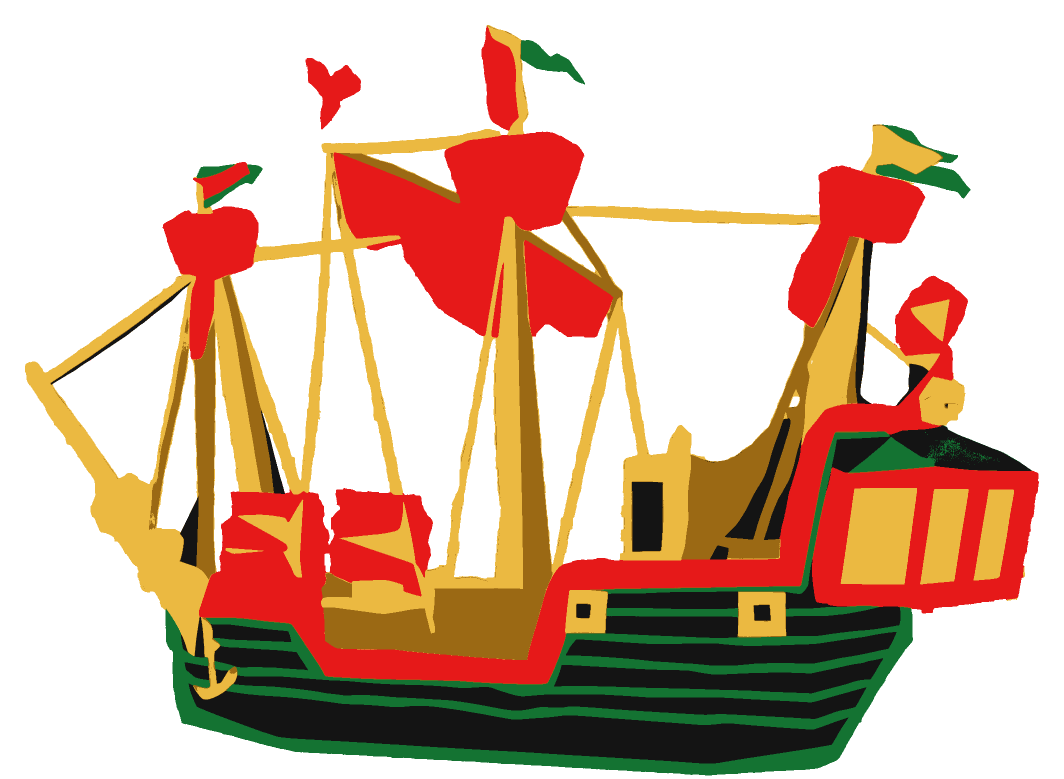
#> input picture assets/Pirateshipsimple.png, 2128 x 1557 px, found by its file name (shown at 1/2 size)
$ python generate_pirate_svg.py
#> lines starting #> are read from the running program, lines starting #| are printed output that depends on the picture; after the words box and inside, x2 and y2 are one past the last pixel; in counts of white or black regions, pixels touching at a corner belong together
import cv2
import numpy as np
from PIL import Image

im = Image.open('assets/Pirateshipsimple.png')
#> im is the input picture: PIL image 2128x1557 RGBA; mean R, G, B, A 67.8, 36, 15.6, 108.8
arr = np.array(im)
alpha = arr[:, :, 3]
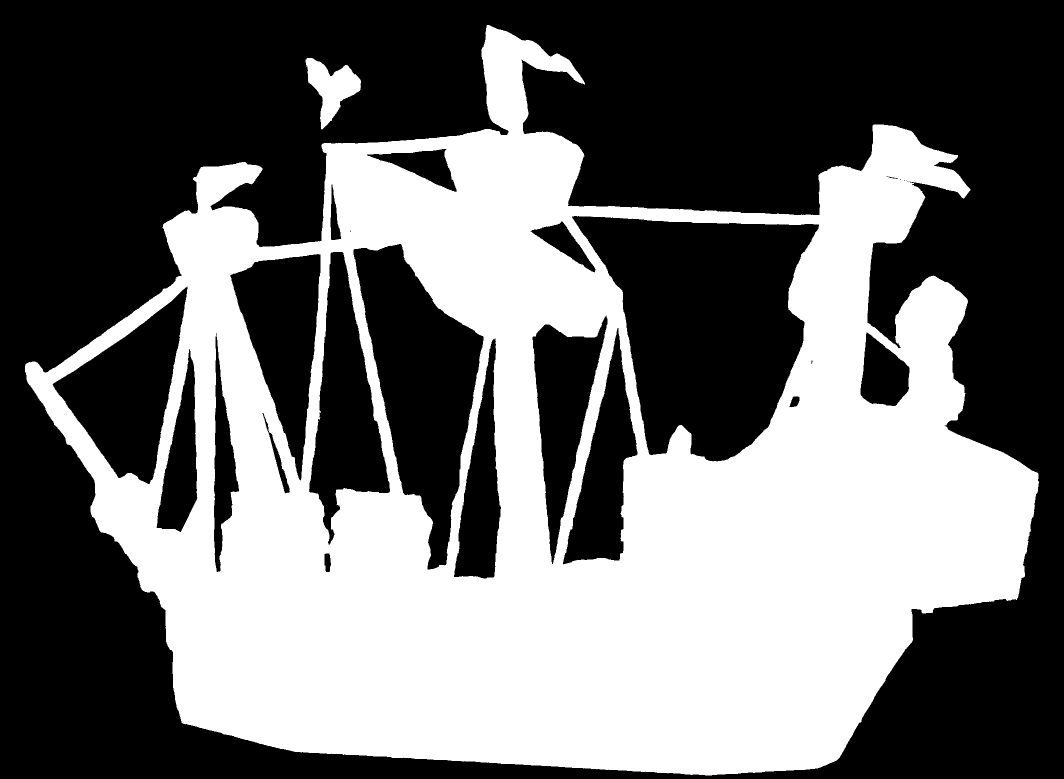
#> alpha: shape (1557, 2128) (shown at 1/2 size); 42.7% white; 2 white regions, box (x1, y1, x2, y2) and area: (50, 50, 2078, 1551) 1406818, (611, 116, 722, 259) 7445
rgb = arr[:, :, :3]
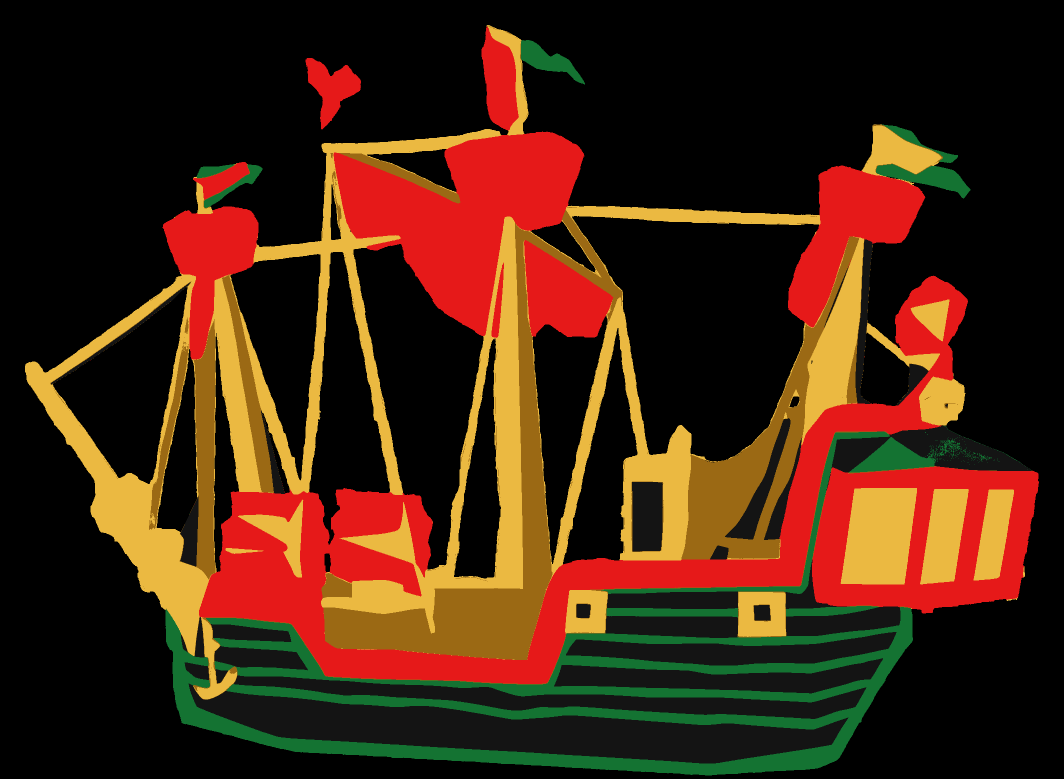
#> rgb: shape (1557, 2128, 3) (shown at 1/2 size); mean R, G, B 67.8, 36, 15.6
h, w = alpha.shape
#> h = 1557; w = 2128

# 5 colors
colors = {
    'red': {'rgb': [230, 25, 25], 'hex': '#e61919', 'label': 'Red Sails & Flag'},
    'gold': {'rgb': [235, 185, 65], 'hex': '#ebb941', 'label': 'Bright Gold Masts & Trim'},
    'dark_gold': {'rgb': [155, 105, 20], 'hex': '#9b6914', 'label': 'Bronze Decks & Rigging'},
    'green': {'rgb': [20, 115, 50], 'hex': '#147332', 'label': 'Ocean Waves'},
    'black': {'rgb': [20, 20, 20], 'hex': '#141414', 'label': 'Hull & Chassis'}
}

# Scale coordinates to 800x600 viewBox
scale = min(740.0 / w, 540.0 / h)
#> scale = 0.347
off_x = (800.0 - w * scale) / 2.0
#> off_x = 30.98
off_y = (600.0 - h * scale) / 2.0
#> off_y = 30

svg_parts = [
    '<svg xmlns="http://www.w3.org/2000/svg" viewBox="0 0 800 600" width="100%" height="100%">',
    '  <!-- Main Street Electrical Parade - Float 05: Pirate Ship -->',
    '  <!-- Designed for 5-Color Layered Cricut Heat Transfer Vinyl (HTV) Cutting -->',
    '  <defs>',
    '    <style>',
    '      .stroke-dark { stroke: #111111; stroke-width: 1.5; stroke-linejoin: round; stroke-linecap: round; }',
    '    </style>',
    '  </defs>'
]

for c_key, c_val in colors.items():
    mask = (alpha > 0) & (rgb[:,:,0] == c_val['rgb'][0]) & (rgb[:,:,1] == c_val['rgb'][1]) & (rgb[:,:,2] == c_val['rgb'][2])
    mask_uint = (mask.astype(np.uint8)) * 255
    contours, hierarchy = cv2.findContours(mask_uint, cv2.RETR_TREE, cv2.CHAIN_APPROX_TC89_KCOS)

    path_d_list = []
    for cnt in contours:
        if cv2.contourArea(cnt) < 25: continue
        pts = cnt.reshape(-1, 2)
        d_str = f"M {(pts[0][0]*scale + off_x):.1f} {(pts[0][1]*scale + off_y):.1f}"
        for p in pts[1:]:
            d_str += f" L {(p[0]*scale + off_x):.1f} {(p[1]*scale + off_y):.1f}"
        d_str += " Z"
        path_d_list.append(d_str)

    svg_parts.append(f'  <!-- LAYER: {c_val["label"]} -->')
    svg_parts.append(f'  <g id="Layer_{c_key}" fill="{c_val["hex"]}">')
    for p_d in path_d_list:
        svg_parts.append(f'    <path class="stroke-dark" d="{p_d}" />')
    svg_parts.append('  </g>')
#> this loop made 5 passes
#> pass 1, `mask = (alpha > 0) & (rgb[:,:,0] == c_val['rgb'][0]) & (rgb[:,:,1] == ..`:
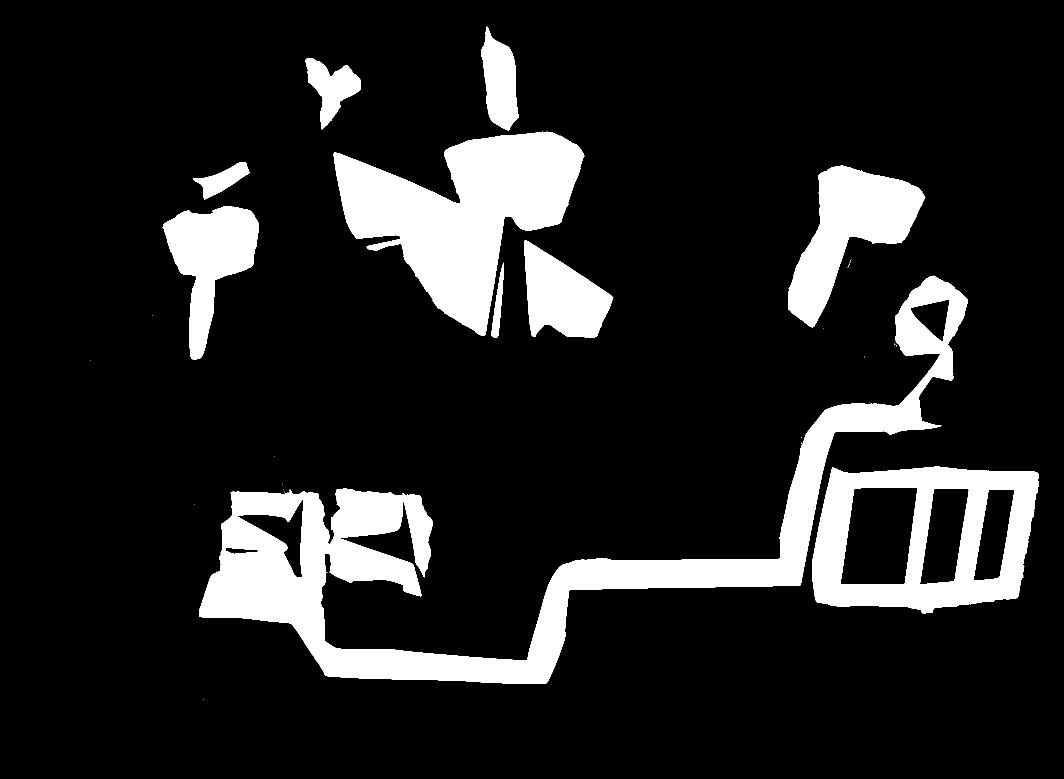
#> mask: shape (1557, 2128) bool (shown at 1/2 size); 13.9% white; 32 white regions (22 under 20 px), largest, box (x1, y1, x2, y2) and area: (398, 551, 1936, 1368) 182110, (667, 263, 1169, 672) 99061, (1624, 933, 2078, 1227) 67060
#> pass 2, `mask = (alpha > 0) & (rgb[:,:,0] == c_val['rgb'][0]) & (rgb[:,:,1] == ..`:
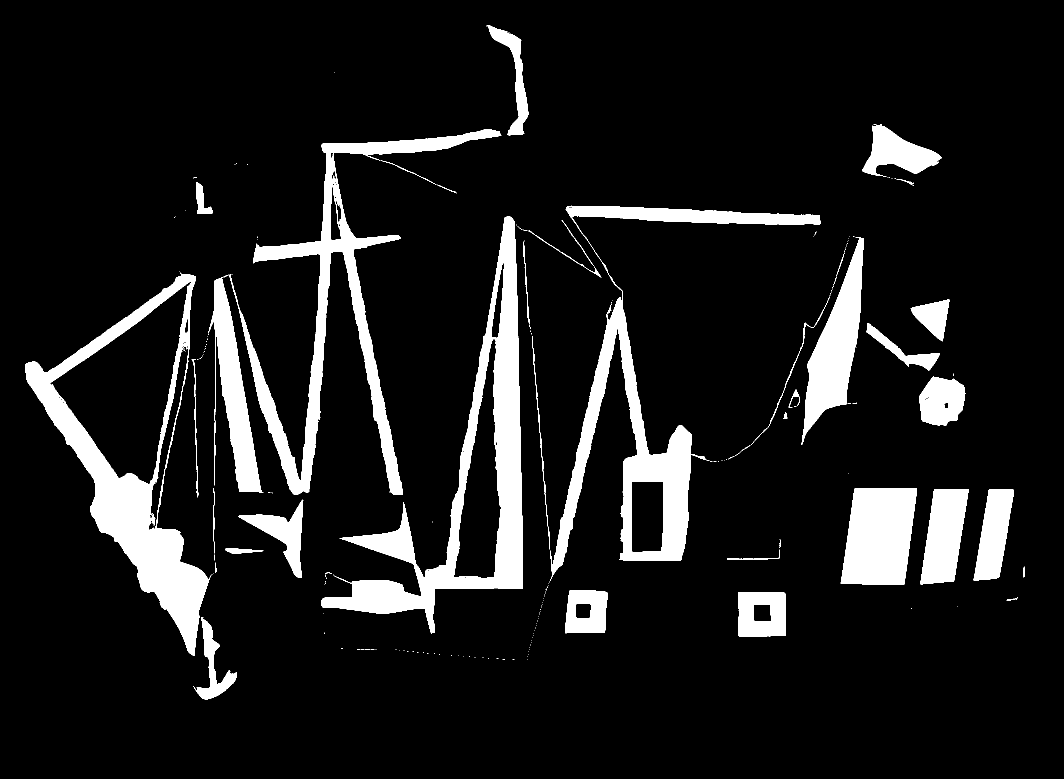
#> mask: shape (1557, 2128) bool (shown at 1/2 size); 10.8% white; 218 white regions (178 under 20 px), largest, box (x1, y1, x2, y2) and area: (417, 258, 1003, 990) 64008, (642, 433, 1046, 1267) 63118, (50, 545, 425, 1312) 57453
#> after the loop:
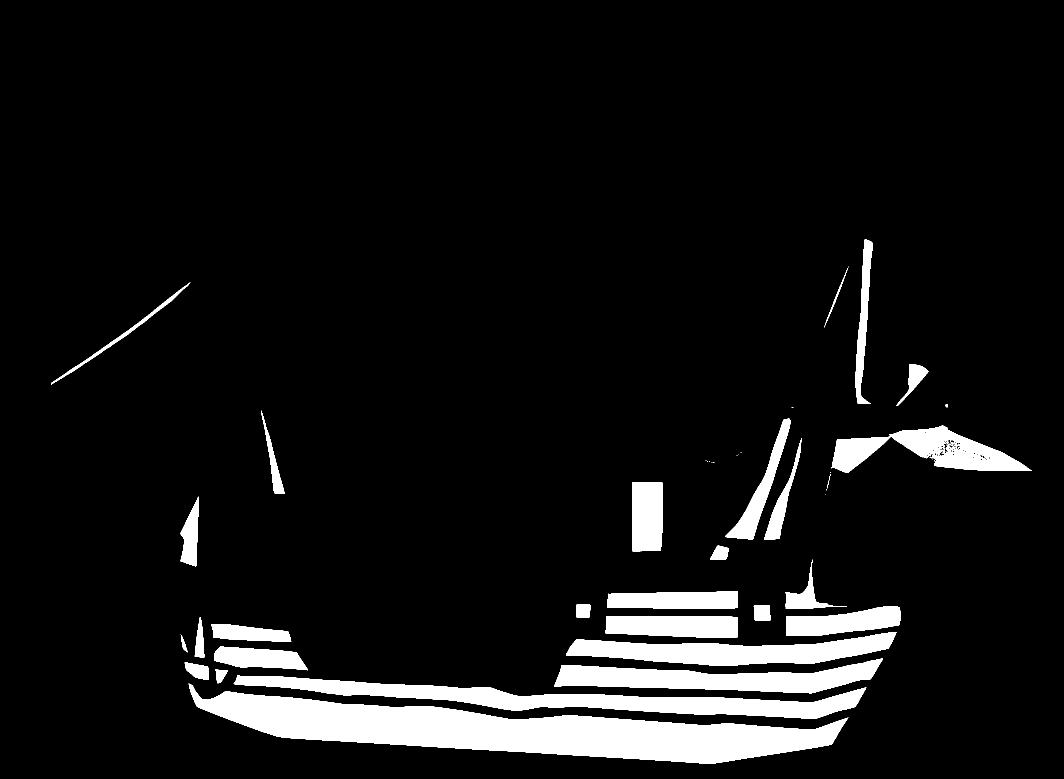
#> mask_uint: shape (1557, 2128) (shown at 1/2 size); 8% white; 51 white regions (22 under 20 px), largest, box (x1, y1, x2, y2) and area: (377, 1367, 1697, 1527) 89516, (467, 1350, 1733, 1438) 35549, (1108, 1316, 1766, 1387) 23587
#> after the loop, svg_parts = 162 items

svg_parts.append('</svg>')

svg_out = '\n'.join(svg_parts)
with open('simulator/assets/cricut_svg/pirate_ship.svg', 'w', encoding='utf-8') as f:
    f.write(svg_out)
print('Generated simulator/assets/cricut_svg/pirate_ship.svg successfully!')
